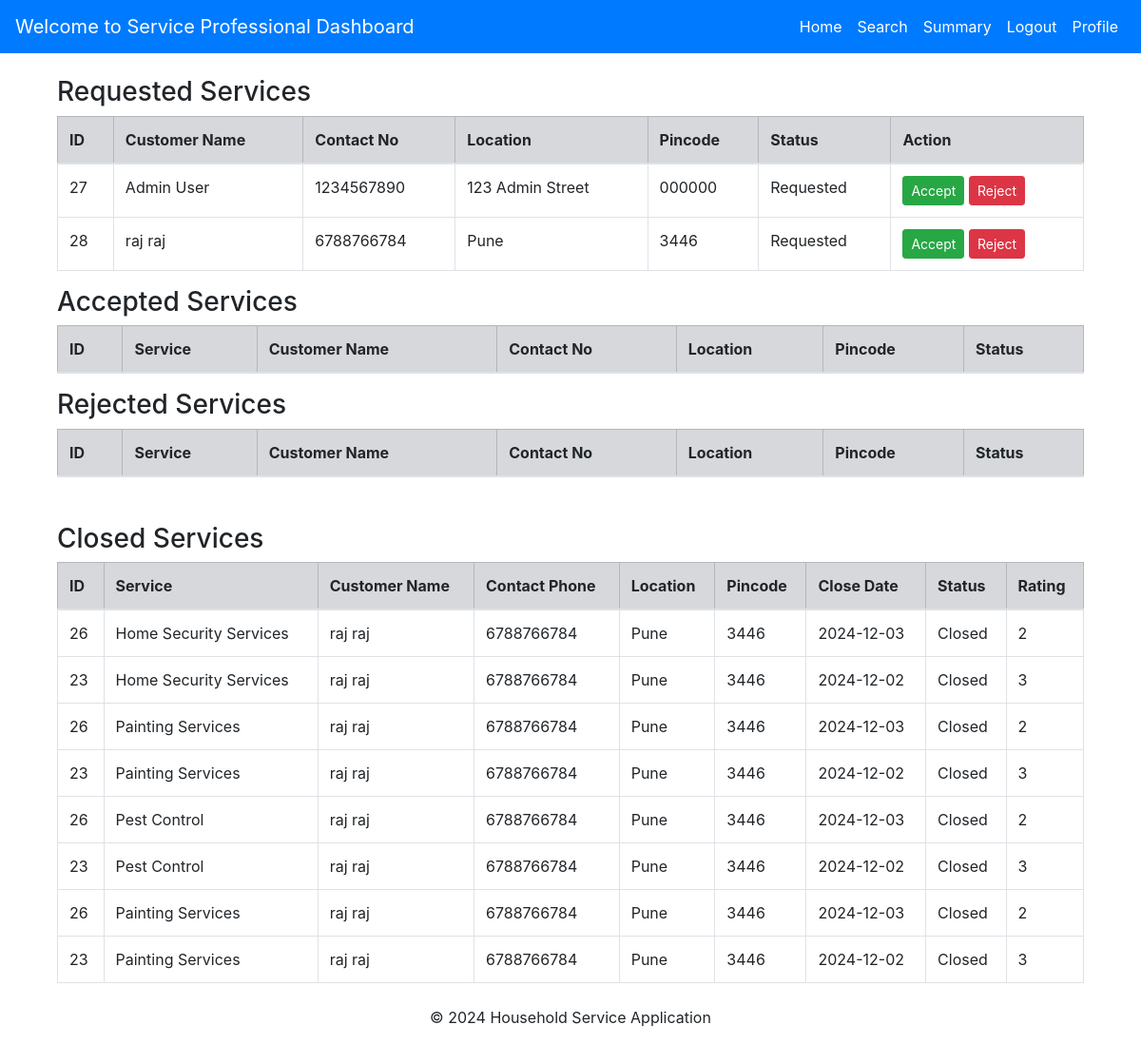
/professional_dashboard (signed in), run on the app's committed database.
### models.py (models this page shows, shortened)
class ServiceRequest(db.Model):
    __tablename__ = 'service_requests'
    req_id = db.Column(db.Integer, primary_key=True, autoincrement=True, nullable=False)
    user_id = db.Column(db.Integer, db.ForeignKey('users.user_id'), nullable=True)
    service_id = db.Column(db.Integer, db.ForeignKey('service.service_id'), nullable=True)
    prof_id = db.Column(db.Integer, db.ForeignKey('service_professionals.prof_id'), nullable=True)
    status = db.Column(db.String(20), default='Requested', nullable=False)
    rating = db.Column(db.Integer)
    remarks = db.Column(db.String(255))
    requested_date = db.Column(db.DateTime, default=datetime.utcnow, nullable=False)
    close_date = db.Column(db.DateTime, default=datetime.utcnow, nullable=False)
    service = db.relationship('Service', backref='requests')
    professional = db.relationship('ServiceProfessional', backref='requests')

class User(UserMixin, db.Model):
    __tablename__ = 'users'
    user_id = db.Column(db.Integer, primary_key=True, autoincrement=True, nullable=False)
    username = db.Column(db.String(255), unique=True, nullable=False)
    password = db.Column(db.String(200), nullable=False)
    user_name = db.Column(db.String(250), nullable=False)
    address = db.Column(db.Text, nullable=False)
    contact = db.Column(db.String(15), nullable=False)
    date_created = db.Column(db.DateTime, default=func.now(), nullable=False)
    pincode = db.Column(db.String(10), nullable=False)
    status = db.Column(db.String(20), default='Active')  # Possible values: 'Active', 'Blocked'
    role = db.Column(db.String(50), nullable=False)

class Service(db.Model):
    __tablename__ = 'service'
    service_id = db.Column(db.Integer, primary_key=True, autoincrement=True, nullable=False)
    user_id = db.Column(db.Integer, db.ForeignKey('users.user_id'), default=1, nullable=True)
    prof_id = db.Column(db.Integer, db.ForeignKey('service_professionals.prof_id'), default=1, nullable=True)
    name = db.Column(db.String(100), nullable=True)
    new_service_name = db.Column(db.String(100), nullable=True)
    description = db.Column(db.Text, nullable=True)
    base_price = db.Column(db.Float, nullable=False)
    date_created = db.Column(db.DateTime, default=datetime.utcnow)
    image = db.Column(db.String(255), nullable=True)

### routes.py (the view)
@main.route('/professional_dashboard')
def professional_dashboard():
    services = Service.query.all()
    prof_id = session.get('prof_id')
    if not prof_id:
        flash("You must be logged in to view your dashboard.", "danger")
        return redirect(url_for('main.login'))  # Redirect to login page if not logged in
    today_services = (
        db.session.query(
            ServiceRequest.req_id,
            User.user_name,
            User.contact,
            User.address,
            User.pincode,
            ServiceRequest.status
        )
        .join(User, ServiceRequest.user_id == User.user_id)
        .filter(ServiceRequest.prof_id == prof_id, ServiceRequest.status == 'Requested')
        .all()
    )
    accept = (
        db.session.query(
            ServiceRequest.req_id,
            Service.name,
            User.user_name,
            User.contact,
            User.address,
            User.pincode,
            ServiceRequest.status
        )
        .join(User, ServiceRequest.user_id == User.user_id)
        .filter(ServiceRequest.prof_id == prof_id, ServiceRequest.status == 'Accepted')
        .all()
    )
    reject = (
        db.session.query(
            ServiceRequest.req_id,
            User.user_name,
            Service.name,
            User.contact,
            User.address,
            User.pincode,
            ServiceRequest.status
        )
        .join(User, ServiceRequest.user_id == User.user_id)
        .filter(ServiceRequest.prof_id == prof_id, ServiceRequest.status == 'Rejected')
        .all()
    )
    closed_services = (
        db.session.query(
            ServiceRequest.req_id,
            User.user_name,
            Service.name,
            User.contact,
            User.address,
            User.pincode,
            ServiceRequest.close_date,
            ServiceRequest.status,
            ServiceRequest.rating,
            ServiceRequest.remarks
        )
        .join(User, ServiceRequest.user_id == User.user_id)
        .filter(ServiceRequest.prof_id == prof_id, ServiceRequest.status == 'Closed')
        .all()
    )
    return render_template(
        'service_panel/professional_dashboard.html',
        today_services=today_services,
        closed_services=closed_services,
        services=services,
        accept=accept,
        reject=reject
    )

### templates/service_panel/professional_dashboard.html (shortened to what this page needs)
{% extends "service_panel/base.html" %}
{% block content %}
<div class="container mt-4">
    <section id="requested-services">
        <h3>Requested Services</h3>
            <table class="table table-bordered">
                <thead class="table-secondary">
                    <tr>
                        <th>ID</th>
                        <th>Customer Name</th>
                        <th>Contact No</th>
                        <th>Location</th>
                        <th>Pincode</th>
                        <th>Status</th>
                        <th>Action</th>
                    </tr>
                </thead>
                <tbody>
                    {% for service in today_services %}
                    <tr>
                        <td>{{ service.req_id }}</td>
                        <td>{{ service.user_name }}</td>
                        <td>{{ service.contact }}</td>
                        <td>{{ service.address }}</td>
                        <td>{{ service.pincode }}</td>
                        <td>{{ service.status }}</td>
                        <td>
                            {% if service.status == 'Requested' %}
                                <a href="{{ url_for('professional.accept_service', service_id=service.req_id) }}"
                                    class="btn btn-success btn-sm">Accept</a>
                                <a href="{{ url_for('professional.reject_service', service_id=service.req_id) }}"
                                    class="btn btn-danger btn-sm">Reject</a>
                            {% endif %}
                        </td>
                    </tr>
                    {% endfor %}
                </tbody>
            </table>
    </section>
    <section id="accepted-services">
        <h3>Accepted Services</h3>
            <table class="table table-bordered">
                <thead class="table-secondary">
                    <tr>
                        <th>ID</th>
                        <th>Service</th>
                        <th>Customer Name</th>
                        <th>Contact No</th>
                        <th>Location</th>
                        <th>Pincode</th>
                        <th>Status</th>
                    </tr>
                </thead>
            </table>
    </section>
    <section id="rejected-services">
        <h3>Rejected Services</h3>
            <table class="table table-bordered">
                <thead class="table-secondary">
                    <tr>
                        <th>ID</th>
                        <th>Service</th>
                        <th>Customer Name</th>
                        <th>Contact No</th>
                        <th>Location</th>
                        <th>Pincode</th>
                        <th>Status</th>
                    </tr>
                </thead>
            </table>
    </section>
    <section id="closed-services" class="mt-5">
        <h3>Closed Services</h3>
            <table class="table table-bordered">
                <thead class="table-secondary">
                    <tr>
                        <th>ID</th>
                        <th>Service</th>
                        <th>Customer Name</th>
                        <th>Contact Phone</th>
                        <th>Location</th>
                        <th>Pincode</th>
                        <th>Close Date</th>
                        <th>Status</th>
                        <th>Rating</th>
                    </tr>
                </thead>
                <tbody>
                    {% for service in closed_services %}
                    <tr>
                        <td>{{ service.req_id }}</td>
                        <td>{{ service.name }}</td>
                        <td>{{ service.user_name }}</td>
                        <td>{{ service.contact }}</td>
                        <td>{{ service.address }}</td>
                        <td>{{ service.pincode }}</td>
                        <td>{{ service.close_date.strftime('%Y-%m-%d') }}</td>
                        <td>{{ service.status }}</td>
                        <td>{{ service.rating or 'N/A' }}</td>
                    </tr>
                    {% endfor %}
                </tbody>
            </table>
    </section>
</div>
{% endblock %}

### templates/service_panel/base.html (style rules this page uses)
.container { margin-top: 20px; }

### data on the page
ServiceRequest: req_id "27", user_name "Admin User", contact "1234567890", address "123 Admin Street", pincode "000000", status "Requested"
ServiceRequest: req_id "28", user_name "raj raj", contact "6788766784", address "Pune", pincode "3446", status "Requested"
ServiceRequest: req_id "26", name "Home Security Services", user_name "raj raj", contact "6788766784", address "Pune", pincode "3446", close_date "2024-12-03", status "Closed", rating "2", name "Painting Services", name "Pest Control"
ServiceRequest: req_id "23", name "Home Security Services", user_name "raj raj", contact "6788766784", address "Pune", pincode "3446", close_date "2024-12-02", status "Closed", rating "3", name "Painting Services", name "Pest Control"
